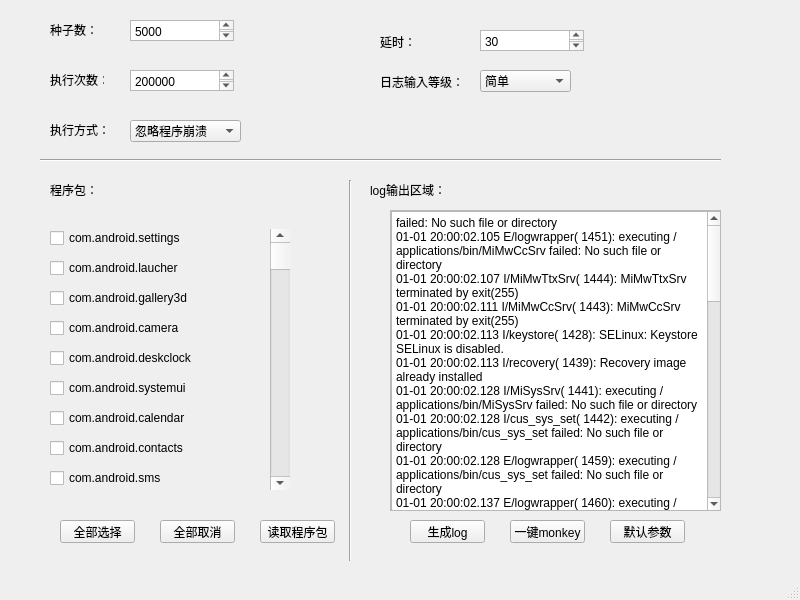
<?xml version="1.0" encoding="UTF-8"?>
<ui version="4.0">
 <class>MainWindow</class>
 <widget class="QMainWindow" name="MainWindow">
  <property name="geometry">
   <rect>
    <x>0</x>
    <y>0</y>
    <width>800</width>
    <height>600</height>
   </rect>
  </property>
  <property name="windowTitle">
   <string>MainWindow</string>
  </property>
  <widget class="QWidget" name="centralwidget">
   <widget class="Line" name="line">
    <property name="geometry">
     <rect>
      <x>40</x>
      <y>150</y>
      <width>681</width>
      <height>21</height>
     </rect>
    </property>
    <property name="orientation">
     <enum>Qt::Horizontal</enum>
    </property>
   </widget>
   <widget class="QLabel" name="label">
    <property name="geometry">
     <rect>
      <x>50</x>
      <y>20</y>
      <width>54</width>
      <height>20</height>
     </rect>
    </property>
    <property name="text">
     <string>种子数：</string>
    </property>
   </widget>
   <widget class="QTextEdit" name="textEdit">
    <property name="geometry">
     <rect>
      <x>130</x>
      <y>20</y>
      <width>104</width>
      <height>21</height>
     </rect>
    </property>
    <property name="html">
     <string>&lt;!DOCTYPE HTML PUBLIC &quot;-//W3C//DTD HTML 4.0//EN&quot; &quot;http://www.w3.org/TR/REC-html40/strict.dtd&quot;&gt;
&lt;html&gt;&lt;head&gt;&lt;meta name=&quot;qrichtext&quot; content=&quot;1&quot; /&gt;&lt;style type=&quot;text/css&quot;&gt;
p, li { white-space: pre-wrap; }
&lt;/style&gt;&lt;/head&gt;&lt;body style=&quot; font-family:'SimSun'; font-size:9pt; font-weight:400; font-style:normal;&quot;&gt;
&lt;p style=&quot; margin-top:0px; margin-bottom:0px; margin-left:0px; margin-right:0px; -qt-block-indent:0; text-indent:0px;&quot;&gt;5000&lt;/p&gt;&lt;/body&gt;&lt;/html&gt;</string>
    </property>
   </widget>
   <widget class="QTextEdit" name="textEdit_2">
    <property name="geometry">
     <rect>
      <x>130</x>
      <y>70</y>
      <width>104</width>
      <height>21</height>
     </rect>
    </property>
    <property name="html">
     <string>&lt;!DOCTYPE HTML PUBLIC &quot;-//W3C//DTD HTML 4.0//EN&quot; &quot;http://www.w3.org/TR/REC-html40/strict.dtd&quot;&gt;
&lt;html&gt;&lt;head&gt;&lt;meta name=&quot;qrichtext&quot; content=&quot;1&quot; /&gt;&lt;style type=&quot;text/css&quot;&gt;
p, li { white-space: pre-wrap; }
&lt;/style&gt;&lt;/head&gt;&lt;body style=&quot; font-family:'SimSun'; font-size:9pt; font-weight:400; font-style:normal;&quot;&gt;
&lt;p style=&quot; margin-top:0px; margin-bottom:0px; margin-left:0px; margin-right:0px; -qt-block-indent:0; text-indent:0px;&quot;&gt;200000&lt;/p&gt;&lt;/body&gt;&lt;/html&gt;</string>
    </property>
   </widget>
   <widget class="QLabel" name="label_2">
    <property name="geometry">
     <rect>
      <x>50</x>
      <y>70</y>
      <width>54</width>
      <height>20</height>
     </rect>
    </property>
    <property name="text">
     <string>执行次数：</string>
    </property>
   </widget>
   <widget class="QTextEdit" name="textEdit_3">
    <property name="geometry">
     <rect>
      <x>480</x>
      <y>30</y>
      <width>104</width>
      <height>21</height>
     </rect>
    </property>
    <property name="html">
     <string>&lt;!DOCTYPE HTML PUBLIC &quot;-//W3C//DTD HTML 4.0//EN&quot; &quot;http://www.w3.org/TR/REC-html40/strict.dtd&quot;&gt;
&lt;html&gt;&lt;head&gt;&lt;meta name=&quot;qrichtext&quot; content=&quot;1&quot; /&gt;&lt;style type=&quot;text/css&quot;&gt;
p, li { white-space: pre-wrap; }
&lt;/style&gt;&lt;/head&gt;&lt;body style=&quot; font-family:'SimSun'; font-size:9pt; font-weight:400; font-style:normal;&quot;&gt;
&lt;p style=&quot; margin-top:0px; margin-bottom:0px; margin-left:0px; margin-right:0px; -qt-block-indent:0; text-indent:0px;&quot;&gt;30&lt;/p&gt;&lt;/body&gt;&lt;/html&gt;</string>
    </property>
   </widget>
   <widget class="QLabel" name="label_3">
    <property name="geometry">
     <rect>
      <x>380</x>
      <y>32</y>
      <width>54</width>
      <height>20</height>
     </rect>
    </property>
    <property name="text">
     <string>延时：</string>
    </property>
   </widget>
   <widget class="QLabel" name="label_4">
    <property name="geometry">
     <rect>
      <x>380</x>
      <y>72</y>
      <width>81</width>
      <height>20</height>
     </rect>
    </property>
    <property name="text">
     <string>日志输入等级：</string>
    </property>
   </widget>
   <widget class="QPushButton" name="pushButton">
    <property name="geometry">
     <rect>
      <x>260</x>
      <y>520</y>
      <width>75</width>
      <height>23</height>
     </rect>
    </property>
    <property name="text">
     <string>读取程序包</string>
    </property>
   </widget>
   <widget class="Line" name="line_2">
    <property name="geometry">
     <rect>
      <x>340</x>
      <y>180</y>
      <width>20</width>
      <height>381</height>
     </rect>
    </property>
    <property name="orientation">
     <enum>Qt::Vertical</enum>
    </property>
   </widget>
   <widget class="QLabel" name="label_5">
    <property name="geometry">
     <rect>
      <x>50</x>
      <y>120</y>
      <width>61</width>
      <height>20</height>
     </rect>
    </property>
    <property name="text">
     <string>执行方式：</string>
    </property>
   </widget>
   <widget class="QComboBox" name="comboBox">
    <property name="geometry">
     <rect>
      <x>480</x>
      <y>70</y>
      <width>91</width>
      <height>22</height>
     </rect>
    </property>
    <item>
     <property name="text">
      <string>简单</string>
     </property>
    </item>
    <item>
     <property name="text">
      <string>普通</string>
     </property>
    </item>
    <item>
     <property name="text">
      <string>详细</string>
     </property>
    </item>
   </widget>
   <widget class="QComboBox" name="comboBox_2">
    <property name="geometry">
     <rect>
      <x>130</x>
      <y>120</y>
      <width>111</width>
      <height>22</height>
     </rect>
    </property>
    <item>
     <property name="text">
      <string>忽略程序崩溃</string>
     </property>
    </item>
    <item>
     <property name="text">
      <string>忽略程序无响应</string>
     </property>
    </item>
   </widget>
   <widget class="QPushButton" name="pushButton_2">
    <property name="geometry">
     <rect>
      <x>60</x>
      <y>520</y>
      <width>75</width>
      <height>23</height>
     </rect>
    </property>
    <property name="text">
     <string>全部选择</string>
    </property>
   </widget>
   <widget class="QPushButton" name="pushButton_3">
    <property name="geometry">
     <rect>
      <x>160</x>
      <y>520</y>
      <width>75</width>
      <height>23</height>
     </rect>
    </property>
    <property name="text">
     <string>全部取消</string>
    </property>
   </widget>
   <widget class="QScrollArea" name="scrollArea">
    <property name="geometry">
     <rect>
      <x>390</x>
      <y>210</y>
      <width>331</width>
      <height>301</height>
     </rect>
    </property>
    <property name="widgetResizable">
     <bool>true</bool>
    </property>
    <widget class="QWidget" name="scrollAreaWidgetContents">
     <property name="geometry">
      <rect>
       <x>0</x>
       <y>0</y>
       <width>329</width>
       <height>299</height>
      </rect>
     </property>
     <widget class="QTextEdit" name="textEdit_4">
      <property name="geometry">
       <rect>
        <x>0</x>
        <y>0</y>
        <width>331</width>
        <height>301</height>
       </rect>
      </property>
      <property name="html">
       <string>&lt;!DOCTYPE HTML PUBLIC &quot;-//W3C//DTD HTML 4.0//EN&quot; &quot;http://www.w3.org/TR/REC-html40/strict.dtd&quot;&gt;
&lt;html&gt;&lt;head&gt;&lt;meta name=&quot;qrichtext&quot; content=&quot;1&quot; /&gt;&lt;style type=&quot;text/css&quot;&gt;
p, li { white-space: pre-wrap; }
&lt;/style&gt;&lt;/head&gt;&lt;body style=&quot; font-family:'SimSun'; font-size:9pt; font-weight:400; font-style:normal;&quot;&gt;
&lt;p style=&quot; margin-top:0px; margin-bottom:0px; margin-left:0px; margin-right:0px; -qt-block-indent:0; text-indent:0px;&quot;&gt;failed: No such file or directory&lt;/p&gt;
&lt;p style=&quot; margin-top:0px; margin-bottom:0px; margin-left:0px; margin-right:0px; -qt-block-indent:0; text-indent:0px;&quot;&gt;01-01 20:00:02.105 E/logwrapper( 1451): executing /applications/bin/MiMwCcSrv failed: No such file or directory&lt;/p&gt;
&lt;p style=&quot; margin-top:0px; margin-bottom:0px; margin-left:0px; margin-right:0px; -qt-block-indent:0; text-indent:0px;&quot;&gt;01-01 20:00:02.107 I/MiMwTtxSrv( 1444): MiMwTtxSrv terminated by exit(255)&lt;/p&gt;
&lt;p style=&quot; margin-top:0px; margin-bottom:0px; margin-left:0px; margin-right:0px; -qt-block-indent:0; text-indent:0px;&quot;&gt;01-01 20:00:02.111 I/MiMwCcSrv( 1443): MiMwCcSrv terminated by exit(255)&lt;/p&gt;
&lt;p style=&quot; margin-top:0px; margin-bottom:0px; margin-left:0px; margin-right:0px; -qt-block-indent:0; text-indent:0px;&quot;&gt;01-01 20:00:02.113 I/keystore( 1428): SELinux: Keystore SELinux is disabled.&lt;/p&gt;
&lt;p style=&quot; margin-top:0px; margin-bottom:0px; margin-left:0px; margin-right:0px; -qt-block-indent:0; text-indent:0px;&quot;&gt;01-01 20:00:02.113 I/recovery( 1439): Recovery image already installed &lt;/p&gt;
&lt;p style=&quot; margin-top:0px; margin-bottom:0px; margin-left:0px; margin-right:0px; -qt-block-indent:0; text-indent:0px;&quot;&gt;01-01 20:00:02.128 I/MiSysSrv( 1441): executing /applications/bin/MiSysSrv failed: No such file or directory&lt;/p&gt;
&lt;p style=&quot; margin-top:0px; margin-bottom:0px; margin-left:0px; margin-right:0px; -qt-block-indent:0; text-indent:0px;&quot;&gt;01-01 20:00:02.128 I/cus_sys_set( 1442): executing /applications/bin/cus_sys_set failed: No such file or directory&lt;/p&gt;
&lt;p style=&quot; margin-top:0px; margin-bottom:0px; margin-left:0px; margin-right:0px; -qt-block-indent:0; text-indent:0px;&quot;&gt;01-01 20:00:02.128 E/logwrapper( 1459): executing /applications/bin/cus_sys_set failed: No such file or directory&lt;/p&gt;
&lt;p style=&quot; margin-top:0px; margin-bottom:0px; margin-left:0px; margin-right:0px; -qt-block-indent:0; text-indent:0px;&quot;&gt;01-01 20:00:02.137 E/logwrapper( 1460): executing /applications/bin/MiSysSrv failed: No such file or directory&lt;/p&gt;
&lt;p style=&quot; margin-top:0px; margin-bottom:0px; margin-left:0px; margin-right:0px; -qt-block-indent:0; text-indent:0px;&quot;&gt;01-01 20:00:02.138 I/cus_sys_set( 1442): cus_sys_set terminated by exit(255)&lt;/p&gt;
&lt;p style=&quot; margin-top:0px; margin-bottom:0px; margin-left:0px; margin-right:0px; -qt-block-indent:0; text-indent:0px;&quot;&gt;01-01 20:00:02.139 E/logwrapper( 1461): executing /applications/bin/bootvideo failed: No such file or directory&lt;/p&gt;
&lt;p style=&quot; margin-top:0px; margin-bottom:0px; margin-left:0px; margin-right:0px; -qt-block-indent:0; text-indent:0px;&quot;&gt;01-01 20:00:02.141 I/        ( 1415): debuggerd: Mar 22 2017 20:51:43&lt;/p&gt;
&lt;p style=&quot; margin-top:0px; margin-bottom:0px; margin-left:0px; margin-right:0px; -qt-block-indent:0; text-indent:0px;&quot;&gt;01-01 20:00:02.143 I/MiSysSrv( 1441): MiSysSrv terminated by exit(255)&lt;/p&gt;
&lt;p style=&quot; margin-top:0px; margin-bottom:0px; margin-left:0px; margin-right:0px; -qt-block-indent:0; text-indent:0px;&quot;&gt;01-01 20:00:02.143 I/bootvideo( 1445): executing /applications/bin/bootvideo failed: No such file or directory&lt;/p&gt;
&lt;p style=&quot; margin-top:0px; margin-bottom:0px; margin-left:0px; margin-right:0px; -qt-block-indent:0; text-indent:0px;&quot;&gt;01-01 20:00:02.143 I/bootvideo( 1445): bootvideo terminated by exit(255)&lt;/p&gt;
&lt;p style=&quot; margin-top:0px; margin-bottom:0px; margin-left:0px; margin-right:0px; -qt-block-indent:0; text-indent:0px;&quot;&gt;01-01 20:00:02.212 I/        ( 1433): [MSOS_PRINT][003370]     ~!~mappd sharemem   &lt;/p&gt;
&lt;p style=&quot; margin-top:0px; margin-bottom:0px; margin-left:0px; margin-right:0px; -qt-block-indent:0; text-indent:0px;&quot;&gt;01-01 20:00:02.212 I/        ( 1433): [MSOS_PRINT][000696]     pthread_mutex_init&lt;/p&gt;
&lt;p style=&quot; margin-top:0px; margin-bottom:0px; margin-left:0px; margin-right:0px; -qt-block-indent:0; text-indent:0px;&quot;&gt;01-01 20:00:02.212 I/        ( 1433): [MSOS_PRINT][000698]     CHIP_InitISR&lt;/p&gt;
&lt;p style=&quot; margin-top:0px; margin-bottom:0px; margin-left:0px; margin-right:0px; -qt-block-indent:0; text-indent:0px;&quot;&gt;01-01 20:00:02.212 I/        ( 1433): [utopia info] utopia init&lt;/p&gt;
&lt;p style=&quot; margin-top:0px; margin-bottom:0px; margin-left:0px; margin-right:0px; -qt-block-indent:0; text-indent:0px;&quot;&gt;01-01 20:00:02.213 I/gatekeeperd( 1453): Starting gatekeeperd...&lt;/p&gt;
&lt;p style=&quot; margin-top:0px; margin-bottom:0px; margin-left:0px; margin-right:0px; -qt-block-indent:0; text-indent:0px;&quot;&gt;01-01 20:00:02.213 W/gatekeeperd( 1453): falling back to software GateKeeper&lt;/p&gt;
&lt;p style=&quot; margin-top:0px; margin-bottom:0px; margin-left:0px; margin-right:0px; -qt-block-indent:0; text-indent:0px;&quot;&gt;01-01 20:00:02.213 I/gatekeeperd( 1453): cold boot: clearing state&lt;/p&gt;
&lt;p style=&quot; margin-top:0px; margin-bottom:0px; margin-left:0px; margin-right:0px; -qt-block-indent:0; text-indent:0px;&quot;&gt;01-01 20:00:02.214 I/        ( 1433): [utopia info] register module: MODULE_UTOPIA&lt;/p&gt;
&lt;p style=&quot; margin-top:0px; margin-bottom:0px; margin-left:0px; margin-right:0px; -qt-block-indent:0; text-indent:0px;&quot;&gt;01-01 20:00:02.214 I/        ( 1433): [utopia info] register module: MODULE_BDMA&lt;/p&gt;
&lt;p style=&quot; margin-top:0px; margin-bottom:0px; margin-left:0px; margin-right:0px; -qt-block-indent:0; text-indent:0px;&quot;&gt;01-01 20:00:02.214 I/        ( 1433): [utopia info] register module: MODULE_AESDMA&lt;/p&gt;
&lt;p style=&quot; margin-top:0px; margin-bottom:0px; margin-left:0px; margin-right:0px; -qt-block-indent:0; text-indent:0px;&quot;&gt;01-01 20:00:02.234 I/        ( 1433): [utopia info] register module: MODULE_GOP&lt;/p&gt;
&lt;p style=&quot; margin-top:0px; margin-bottom:0px; margin-left:0px; margin-right:0px; -qt-block-indent:0; text-indent:0px;&quot;&gt;01-01 20:00:02.259 I/        ( 1433): [utopia info] register module: MODULE_GFX&lt;/p&gt;
&lt;p style=&quot; margin-top:0px; margin-bottom:0px; margin-left:0px; margin-right:0px; -qt-block-indent:0; text-indent:0px;&quot;&gt;01-01 20:00:02.265 I/        ( 1433): [utopia info] register module: MODULE_XC&lt;/p&gt;
&lt;p style=&quot; margin-top:0px; margin-bottom:0px; margin-left:0px; margin-right:0px; -qt-block-indent:0; text-indent:0px;&quot;&gt;01-01 20:00:02.275 I/        ( 1433): [utopia info] register module: MODULE_MBX&lt;/p&gt;
&lt;p style=&quot; margin-top:0px; margin-bottom:0px; margin-left:0px; margin-right:0px; -qt-block-indent:0; text-indent:0px;&quot;&gt;01-01 20:00:02.287 I/        ( 1433): [utopia info] register module: MODULE_DIP&lt;/p&gt;
&lt;p style=&quot; margin-top:0px; margin-bottom:0px; margin-left:0px; margin-right:0px; -qt-block-indent:0; text-indent:0px;&quot;&gt;01-01 20:00:02.287 I/        ( 1433): [utopia info] register module: MODULE_PNL&lt;/p&gt;
&lt;p style=&quot; margin-top:0px; margin-bottom:0px; margin-left:0px; margin-right:0px; -qt-block-indent:0; text-indent:0px;&quot;&gt;01-01 20:00:02.291 I/        ( 1433): [utopia info] register module: MODULE_ACE&lt;/p&gt;
&lt;p style=&quot; margin-top:0px; margin-bottom:0px; margin-left:0px; margin-right:0px; -qt-block-indent:0; text-indent:0px;&quot;&gt;01-01 20:00:02.295 I/        ( 1433): [utopia info] register module: MODULE_MIU&lt;/p&gt;
&lt;p style=&quot; margin-top:0px; margin-bottom:0px; margin-left:0px; margin-right:0px; -qt-block-indent:0; text-indent:0px;&quot;&gt;01-01 20:00:02.300 I/        ( 1433): [utopia info] register module: MODULE_FLASH&lt;/p&gt;
&lt;p style=&quot; margin-top:0px; margin-bottom:0px; margin-left:0px; margin-right:0px; -qt-block-indent:0; text-indent:0px;&quot;&gt;01-01 20:00:02.301 I/        ( 1433): [utopia info] register module: MODULE_SEM&lt;/p&gt;
&lt;p style=&quot; margin-top:0px; margin-bottom:0px; margin-left:0px; margin-right:0px; -qt-block-indent:0; text-indent:0px;&quot;&gt;01-01 20:00:02.301 I/        ( 1433): [utopia info] register module: MODULE_SYS&lt;/p&gt;
&lt;p style=&quot; margin-top:0px; margin-bottom:0px; margin-left:0px; margin-right:0px; -qt-block-indent:0; text-indent:0px;&quot;&gt;01-01 20:0&lt;/p&gt;&lt;/body&gt;&lt;/html&gt;</string>
      </property>
     </widget>
    </widget>
   </widget>
   <widget class="QLabel" name="label_6">
    <property name="geometry">
     <rect>
      <x>370</x>
      <y>180</y>
      <width>111</width>
      <height>20</height>
     </rect>
    </property>
    <property name="text">
     <string>log输出区域：</string>
    </property>
   </widget>
   <widget class="QPushButton" name="pushButton_4">
    <property name="geometry">
     <rect>
      <x>610</x>
      <y>520</y>
      <width>75</width>
      <height>23</height>
     </rect>
    </property>
    <property name="text">
     <string>默认参数</string>
    </property>
   </widget>
   <widget class="QPushButton" name="pushButton_5">
    <property name="geometry">
     <rect>
      <x>410</x>
      <y>520</y>
      <width>75</width>
      <height>23</height>
     </rect>
    </property>
    <property name="text">
     <string>生成log</string>
    </property>
   </widget>
   <widget class="QPushButton" name="pushButton_6">
    <property name="geometry">
     <rect>
      <x>510</x>
      <y>520</y>
      <width>75</width>
      <height>23</height>
     </rect>
    </property>
    <property name="text">
     <string>一键monkey</string>
    </property>
   </widget>
   <widget class="QCheckBox" name="checkBox">
    <property name="geometry">
     <rect>
      <x>50</x>
      <y>230</y>
      <width>181</width>
      <height>16</height>
     </rect>
    </property>
    <property name="text">
     <string>com.android.settings</string>
    </property>
   </widget>
   <widget class="QCheckBox" name="checkBox_2">
    <property name="geometry">
     <rect>
      <x>50</x>
      <y>260</y>
      <width>181</width>
      <height>16</height>
     </rect>
    </property>
    <property name="text">
     <string>com.android.laucher</string>
    </property>
   </widget>
   <widget class="QCheckBox" name="checkBox_3">
    <property name="geometry">
     <rect>
      <x>50</x>
      <y>290</y>
      <width>181</width>
      <height>16</height>
     </rect>
    </property>
    <property name="text">
     <string>com.android.gallery3d</string>
    </property>
   </widget>
   <widget class="QLabel" name="label_7">
    <property name="geometry">
     <rect>
      <x>50</x>
      <y>180</y>
      <width>111</width>
      <height>20</height>
     </rect>
    </property>
    <property name="text">
     <string>程序包：</string>
    </property>
   </widget>
   <widget class="QCheckBox" name="checkBox_4">
    <property name="geometry">
     <rect>
      <x>50</x>
      <y>320</y>
      <width>181</width>
      <height>16</height>
     </rect>
    </property>
    <property name="text">
     <string>com.android.camera</string>
    </property>
   </widget>
   <widget class="QCheckBox" name="checkBox_5">
    <property name="geometry">
     <rect>
      <x>50</x>
      <y>350</y>
      <width>181</width>
      <height>16</height>
     </rect>
    </property>
    <property name="text">
     <string>com.android.deskclock</string>
    </property>
   </widget>
   <widget class="QCheckBox" name="checkBox_6">
    <property name="geometry">
     <rect>
      <x>50</x>
      <y>380</y>
      <width>181</width>
      <height>16</height>
     </rect>
    </property>
    <property name="text">
     <string>com.android.systemui</string>
    </property>
   </widget>
   <widget class="QCheckBox" name="checkBox_7">
    <property name="geometry">
     <rect>
      <x>50</x>
      <y>410</y>
      <width>181</width>
      <height>16</height>
     </rect>
    </property>
    <property name="text">
     <string>com.android.calendar</string>
    </property>
   </widget>
   <widget class="QCheckBox" name="checkBox_8">
    <property name="geometry">
     <rect>
      <x>50</x>
      <y>440</y>
      <width>181</width>
      <height>16</height>
     </rect>
    </property>
    <property name="text">
     <string>com.android.contacts</string>
    </property>
   </widget>
   <widget class="QCheckBox" name="checkBox_9">
    <property name="geometry">
     <rect>
      <x>50</x>
      <y>470</y>
      <width>181</width>
      <height>16</height>
     </rect>
    </property>
    <property name="text">
     <string>com.android.sms</string>
    </property>
   </widget>
   <widget class="QScrollBar" name="verticalScrollBar">
    <property name="geometry">
     <rect>
      <x>270</x>
      <y>229</y>
      <width>20</width>
      <height>261</height>
     </rect>
    </property>
    <property name="orientation">
     <enum>Qt::Vertical</enum>
    </property>
   </widget>
  </widget>
  <widget class="QMenuBar" name="menubar">
   <property name="geometry">
    <rect>
     <x>0</x>
     <y>0</y>
     <width>800</width>
     <height>23</height>
    </rect>
   </property>
  </widget>
  <widget class="QStatusBar" name="statusbar"/>
 </widget>
 <resources/>
 <connections/>
</ui>
